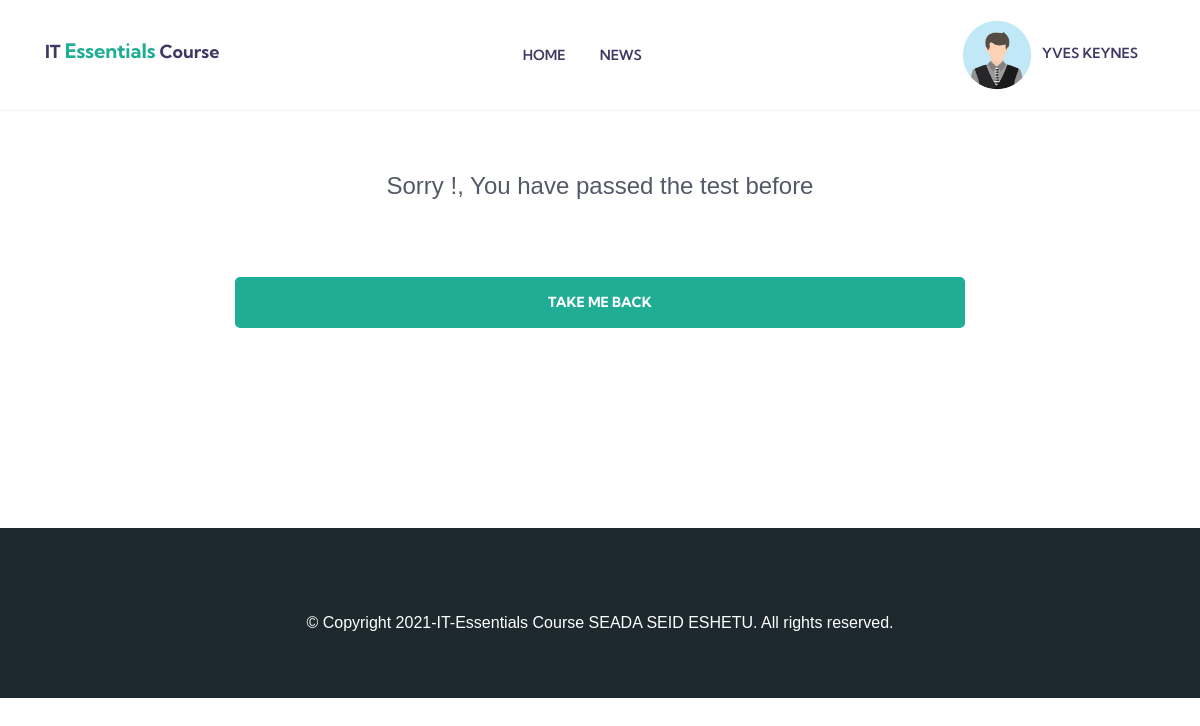
The page /done-test (signed in) on the database its author committed.
### it_essentials/models.py (models this page shows, shortened)
class StudentProfile(AbstractBaseUser, PermissionsMixin):
    email = models.EmailField(unique=True, max_length=30)
    name = models.CharField(max_length=250)
    profile_image = models.ImageField(upload_to='profile_images',null=True, blank=True, default="me.png")
    is_active = models.BooleanField(default=True)
    is_staff = models.BooleanField(default=False)
    date_joined = models.DateTimeField(default=timezone.now)
    last_login = models.DateTimeField(null=True)
    objects = UserProfileManager()
    USERNAME_FIELD = 'email'
    REQUIRED_FIELDS = ['name']

### it_essentials/views.py (the view)
# urls.py: path('done-test', done_test,name='done_test'),
@login_required(login_url='login')
def done_test(request):
    return render(request, 'core/done-test.html')

### it_essentials/templates/core/done-test.html (shortened to what this page needs)
{% extends "index.html" %}
{% block container %}
<div class="container">
    <div class="row">
        <div class="col-md-2"></div>
        <div class="col-md-8">
            <p class="msg">Sorry !, You have passed the test before</p>
            <a class="btn btn-main btn-block" href=" {% url 'homepage'  %}">Take me back</a>
        </div>
        <div class="col-md-2"></div>
    </div>
</div>
<div class="page-wrapper"></div>
{% endblock container %}

### it_essentials/templates/index.html (shortened to what this page needs)
<!DOCTYPE html>
<html lang="zxx">
{% load static %}
<head>
    <link rel="stylesheet" href="{% static 'assets/vendors/bootstrap/bootstrap.css' %}">
    <link rel="stylesheet" href="{% static 'assets/vendors/fontawesome/css/all.css' %}">
    <link rel="stylesheet" href="{% static 'assets/vendors/flaticon/flaticon.css' %}">
    <link rel="stylesheet" href="{% static 'assets/vendors/animate-css/animate.css' %}">
    <link rel="stylesheet" href="{% static 'assets/vendors/owl/assets/owl.carousel.min.css' %}">
    <link rel="stylesheet" href="{% static 'assets/vendors/owl/assets/owl.theme.default.min.css' %}">
    <link rel="stylesheet" href="{% static 'assets/css/style.css' %}">
    <link rel="stylesheet" href="{% static 'assets/css/responsive.css' %}">
    <link rel="stylesheet" href="https://use.fontawesome.com/releases/v5.8.2/css/all.css">
</head>
<body id="top-header">
    <header>
        <div class="site-navigation main_menu menu-style-2" id="mainmenu-area">
            <nav class="navbar navbar-expand-lg">
                <div class="container">
                    <a class="navbar-brand" href="{% url 'homepage' %}">
                        <h5>IT <span class="brand-name">Essentials</span> Course</h5>
                    </a>
                    <div class="collapse navbar-collapse" id="navbarMenu">
                        <ul class="navbar-nav mx-auto">
                            <li class="nav-item ">
                                <a href="{% url 'homepage' %}" class="nav-link js-scroll-trigger">
                                    home
                                </a>
                            </li>
                            <li class="nav-item ">
                                <a href="{% url 'news' %}" class="nav-link">
                                    News
                                </a>
                            </li>
                        </ul>
                        {% if user.is_authenticated %}
                        <ul class="navbar-nav">
                            <li class="nav-item dropdown">
                                <a class="nav-link dropdown-toggle" href="#" id="navbar3" role="button"
                                    data-toggle="dropdown" aria-haspopup="true" aria-expanded="false">
                                    <img class="rounded-circle" src="{{user.profile_image.url}}" width="30"
                                        alt="bgvf">
                                    &nbsp; <span>{{user.name|title}}</span>
                                </a>
                            </li>
                        </ul>
                        {% else %}
                        <div class="header-login">
                            <a href="{% url 'login' %}" class="btn btn-solid-border btn-sm ">Log In</a>
                            <a href="{% url 'signup' %}" class="btn btn-main btn-sm">sign up</a>
                        </div>
                        {% endif %}
                    </div>
                </div>
            </nav>
        </div>
    </header>
    {% block container %}
    {% endblock container %}
    <section class="footer-2">
        <div class="container">
            <div class="copyright text-left text-center">
                <p class="right">© Copyright 2021-IT-Essentials Course SEADA SEID ESHETU. All rights reserved.</a> </p>
            </div>
        </div>
    </section>
</body>
</html>

### static/assets/css/responsive.css (style rules this page uses)
@media (min-width: 992px) and (max-width: 1200px) { .site-navigation { padding: 0px 20px; } }

### it_essentials/templates/index.html (style rules this page uses)
.rounded-circle { width: 70px; height: 70px; }
.right { color: white; padding-bottom: 60px; }
.brand-name { color: #20ad96; font-size: 20px; }

### it_essentials/templates/core/done-test.html (style rules this page uses)
.msg { text-align:center; padding:60px 0px; font-size:24px; font-weight:500; }

### rows shown on the page
StudentProfile: profile_image (picture), name "YVES KEYNES"
